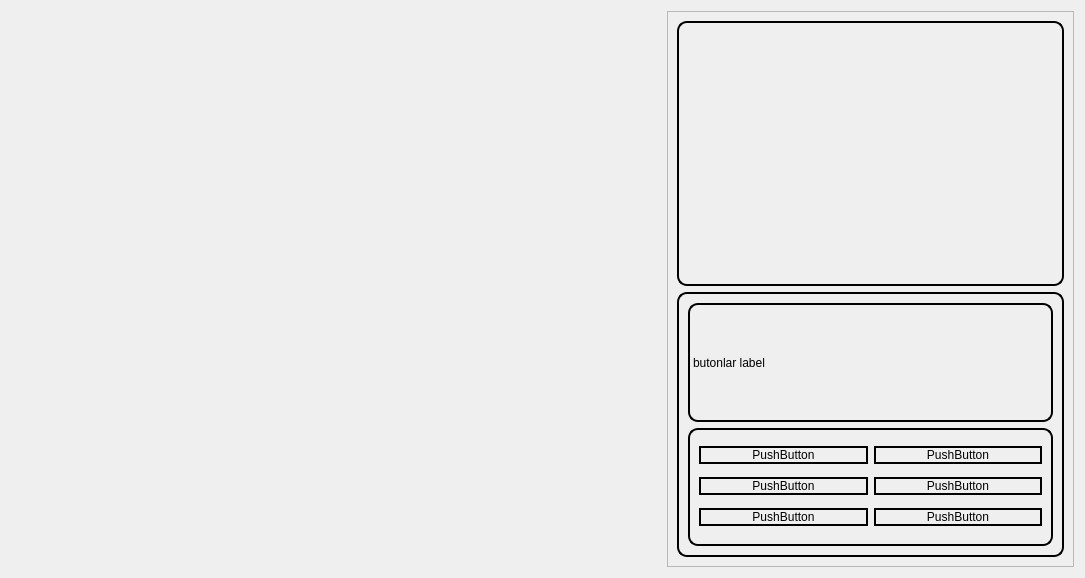
<?xml version="1.0" encoding="UTF-8"?>
<ui version="4.0">
 <class>HomePage</class>
 <widget class="QWidget" name="HomePage">
  <property name="geometry">
   <rect>
    <x>0</x>
    <y>0</y>
    <width>1085</width>
    <height>578</height>
   </rect>
  </property>
  <property name="windowTitle">
   <string>Form</string>
  </property>
  <layout class="QGridLayout" name="gridLayout_2">
   <item row="0" column="0">
    <widget class="QWidget" name="mapFrame" native="true">
     <property name="minimumSize">
      <size>
       <width>650</width>
       <height>0</height>
      </size>
     </property>
     <property name="styleSheet">
      <string notr="true"/>
     </property>
     <layout class="QHBoxLayout" name="horizontalLayout_2"/>
    </widget>
   </item>
   <item row="0" column="1">
    <widget class="QFrame" name="frame">
     <property name="frameShape">
      <enum>QFrame::StyledPanel</enum>
     </property>
     <property name="frameShadow">
      <enum>QFrame::Raised</enum>
     </property>
     <layout class="QVBoxLayout" name="verticalLayout">
      <item>
       <widget class="QWidget" name="cameraFrame" native="true">
        <property name="styleSheet">
         <string notr="true">border: 2px solid;
border-radius: 10px;</string>
        </property>
        <layout class="QHBoxLayout" name="horizontalLayout_3"/>
       </widget>
      </item>
      <item>
       <widget class="QFrame" name="frame_2">
        <property name="styleSheet">
         <string notr="true">border: 2px solid;
border-radius: 10px;</string>
        </property>
        <property name="frameShape">
         <enum>QFrame::StyledPanel</enum>
        </property>
        <property name="frameShadow">
         <enum>QFrame::Raised</enum>
        </property>
        <layout class="QVBoxLayout" name="verticalLayout_2">
         <item>
          <widget class="QLabel" name="label">
           <property name="text">
            <string>butonlar label</string>
           </property>
          </widget>
         </item>
         <item>
          <widget class="QFrame" name="frame_3">
           <property name="frameShape">
            <enum>QFrame::StyledPanel</enum>
           </property>
           <property name="frameShadow">
            <enum>QFrame::Raised</enum>
           </property>
           <layout class="QGridLayout" name="gridLayout">
            <item row="3" column="1">
             <widget class="QPushButton" name="pushButton">
              <property name="text">
               <string>PushButton</string>
              </property>
             </widget>
            </item>
            <item row="2" column="0">
             <widget class="QPushButton" name="pushButton_3">
              <property name="text">
               <string>PushButton</string>
              </property>
             </widget>
            </item>
            <item row="2" column="1">
             <widget class="QPushButton" name="pushButton_2">
              <property name="text">
               <string>PushButton</string>
              </property>
             </widget>
            </item>
            <item row="3" column="0">
             <widget class="QPushButton" name="pushButton_6">
              <property name="text">
               <string>PushButton</string>
              </property>
             </widget>
            </item>
            <item row="4" column="0">
             <widget class="QPushButton" name="pushButton_4">
              <property name="text">
               <string>PushButton</string>
              </property>
             </widget>
            </item>
            <item row="4" column="1">
             <widget class="QPushButton" name="pushButton_5">
              <property name="text">
               <string>PushButton</string>
              </property>
             </widget>
            </item>
           </layout>
          </widget>
         </item>
        </layout>
       </widget>
      </item>
     </layout>
    </widget>
   </item>
  </layout>
 </widget>
 <resources/>
 <connections/>
</ui>
